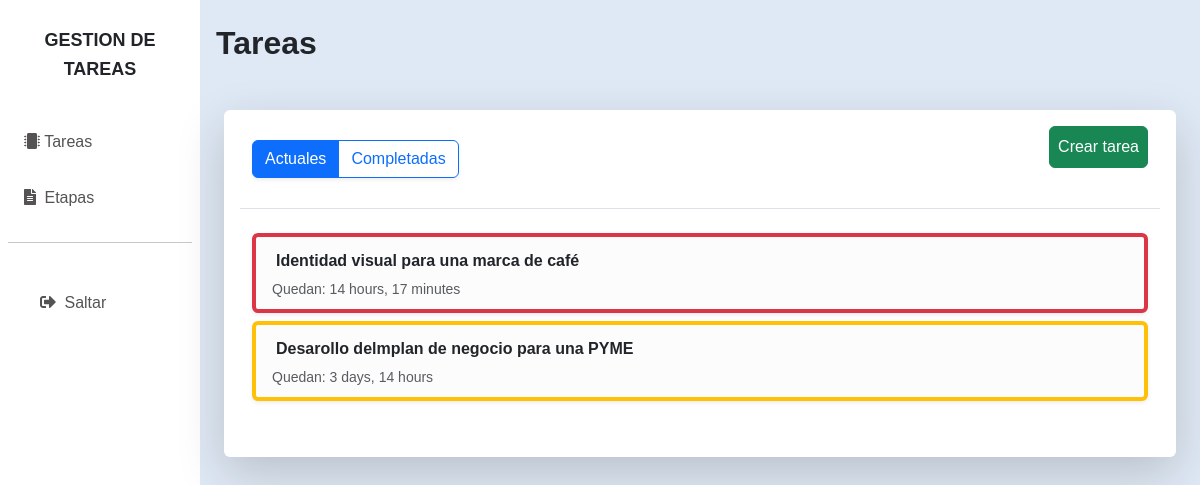
Page /tasks/ (signed in) on the committed database.
### taskapp/models.py (models this page shows, shortened)
class Task(models.Model):
    title = models.CharField(max_length=100, verbose_name='titulo')
    description = models.TextField(null=False, blank=True, verbose_name='descripcion')
    start_date = models.DateTimeField(auto_now_add=True)
    end_date = models.DateTimeField(verbose_name='fecha de terminacion')
    status = models.BooleanField(default=False, verbose_name='completada')
    author = models.ForeignKey(
        settings.AUTH_USER_MODEL,
        on_delete=models.CASCADE,
        related_name='created_tasks',
        verbose_name='Autor de la tarea',
        null=True,
        blank=True
    )
    students = models.ManyToManyField(
        settings.AUTH_USER_MODEL,
        related_name='tasks_as_student',
        limit_choices_to={'is_student': True},
        verbose_name='alumnos'
    )
    tutor = models.ForeignKey(
        settings.AUTH_USER_MODEL,
        on_delete=models.PROTECT,
        related_name='tasks_as_tutor',
        limit_choices_to={'is_tutor': True},
        verbose_name='tutor')
    course = models.ForeignKey(
        Course,
        on_delete=models.PROTECT,
        related_name='tasks',
        verbose_name='cursos')
    @property
    def days_left(self):
        if self.end_date:
            delta = self.end_date - timezone.now()
            return delta.days
        return None

### taskapp/views.py (the view)
# urls.py: path('tasks/', TasksListView.as_view(), name='tasks_list'),  # Listado general
class TasksListView(ListView): #(PermissionRequiredMixin, ListView):
    model = Task
    template_name = 'tasks/tasks-list.html'
    context_object_name = 'tasks'
    def get_queryset(self):
        user = self.request.user
        return Task.objects.filter(
            Q(tutor=user) | Q(students=user),
            status=False
        ).distinct()
    def get_context_data(self, **kwargs):
        context = super().get_context_data(**kwargs)
        user = self.request.user
        context['completed_tasks'] = Task.objects.filter(
            Q(tutor=user) | Q(students=user),
            status=True
        ).distinct().order_by('-end_date')
        context['now'] = timezone.now()
        return context

### taskapp/templates/tasks/tasks-list.html (shortened to what this page needs)
{% extends "_base.html" %}
{% block content %}
<h2 class="fw-bold">Tareas</h2>
<div class="row bg-white px-3 py-3 mx-2 my-5 rounded pb-5 shadow-lg">
    <div class="d-flex justify-content-between align-items-center mb-4 border-bottom pb-3">
        <div class="btn-group shadow-sm" role="group" id="task-filter-group">
            <button type="button" id="btn-actual" class="btn btn-primary active-filter" data-filter="active">Actuales</button>
            <button type="button" id="btn-completed" class="btn btn-outline-primary" data-filter="completed">Completadas</button>
        </div>
        <div class="hstack gap-3 pb-4">
            <a href="/tasks/new" class="btn btn-success p-2">Crear tarea</a>
        </div>
    </div>
    <div id="task_actual" class="col-12">
        <ul class="list-group">
            {% for task in tasks %}
            <li class="list-group-item list-group-item-light mb-2 shadow-sm rounded border-start border-4
                {% if task.days_left < 0 %} border-secondary
                {% elif task.days_left < 2 %} border-danger
                {% elif task.days_left < 4 %} border-warning
                {% else %} border-success
                {% endif %}">
                <div class="row align-items-center">
                    <div class="col text-start">
                        <a href="/tasks/{{ task.pk }}" class="text-decoration-none link-dark p-1 d-inline-block fw-bold"
                        style="transition: transform 0.2s;"
                        onmouseover="this.style.transform='scale(1.1)'"
                        onmouseout="this.style.transform='scale(1)'">
                            {{ task.title }}
                        </a>
                        <br>
                        <small class="text-muted">
                            {% if task.end_date < now %}
                                <span class="text-secondary">Expirado</span>
                            {% else %}
                                Quedan: {{ task.end_date|timeuntil }}
                            {% endif %}
                        </small>
                    </div>
                </div>
            </li>
            {% endfor %}
        </ul>
    </div>
</div>
{% endblock %}

### myproject/static/style.css (style rules this page uses)
* { font-family: "Poppins", sans-serif; }
body { background: #dfe9f5; }

### rows in the picture
Task: title "Identidad visual para una marca de café", end_date "14 hours, 17 minutes"
Task: title "Desarollo delmplan de negocio para una PYME", end_date "3 days, 14 hours"
